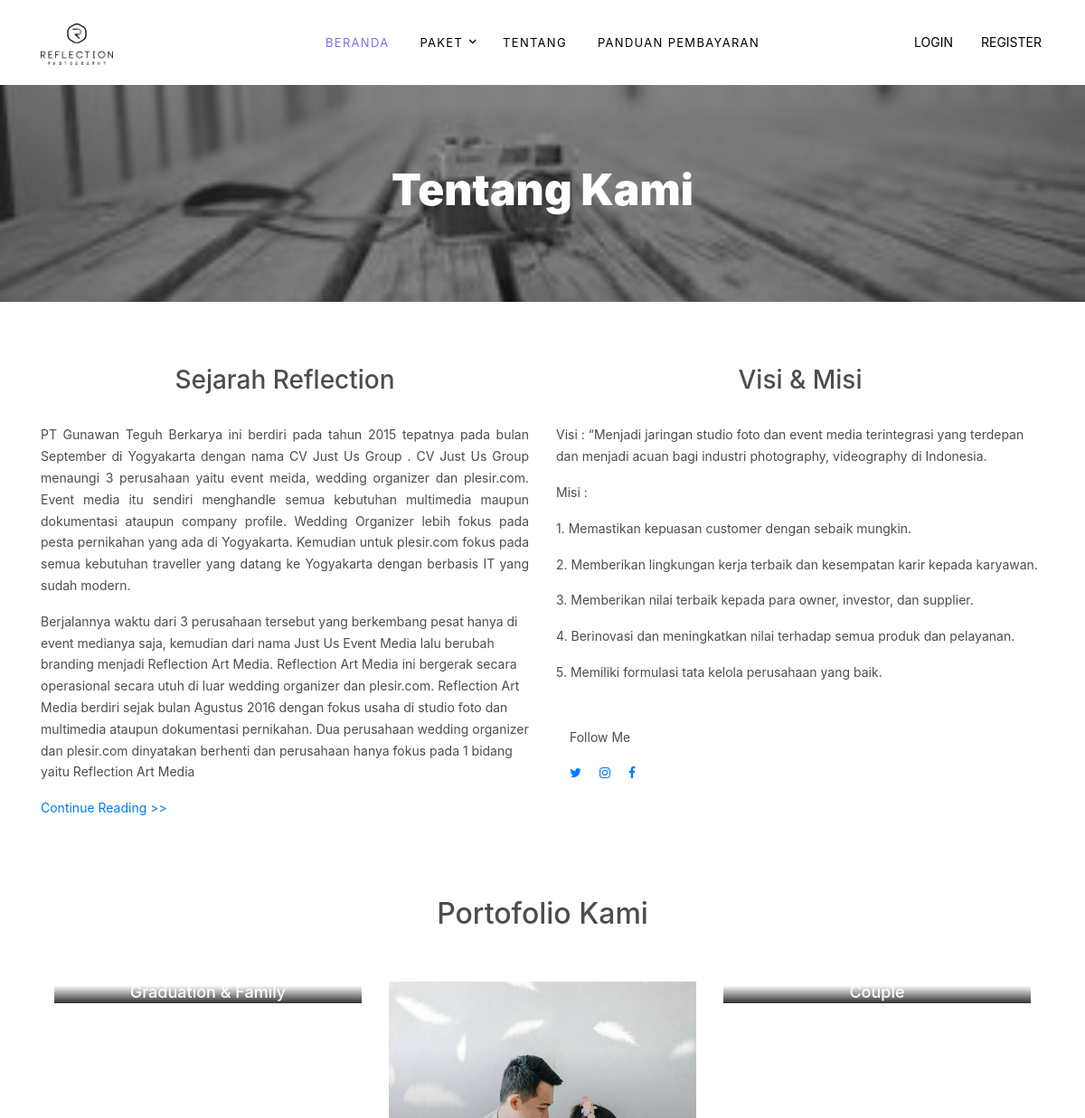
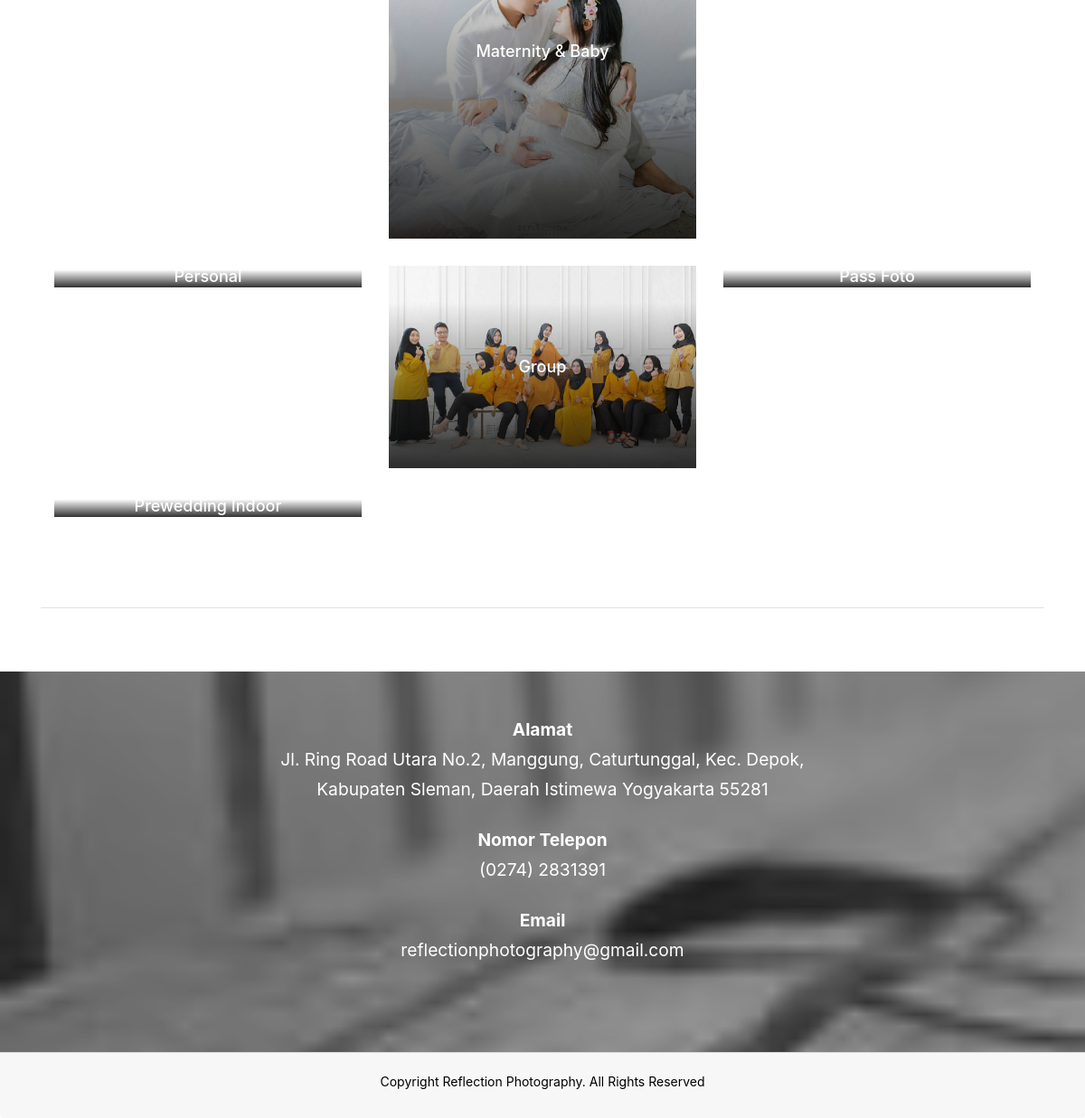
/index.php/home/tentangKami, run on the app's committed database (2 pictures, top to bottom).
### tables this page shows
CREATE TABLE `paket` (
  `id_paket` int(11) NOT NULL,
  `nama_paket` varchar(50) NOT NULL,
  `foto_paket` varchar(150) NOT NULL
);

### application/controllers/Home.php (called while the page is built, shortened)
<?php
class Home extends CI_Controller {
	public function tentangKami()
	{
		$this->load->model('admin/Mpaket');
		$data['paket'] = $this->Mpaket->getAllPaket();
		$this->load->view('member/template/Header',$data);
		$this->load->view('member/Tentang');
		$this->load->view('member/template/Footer');
	}
}

### index.php (called while the page is built, shortened)
<?php
require_once BASEPATH.'core/CodeIgniter.php';

### application/models/admin/Mpaket.php (called while the page is built, shortened)
<?php
class Mpaket extends CI_Model {
	public function getAllPaket()
	{
		$ambil = $this->db->get("paket");
		return $ambil->result_array();
	}
}

### application/views/member/Tentang.php (the view)
<div class="site-blocks-cover overlay inner-page-cover"  id="tentang" style="background-image: url('./assets/image/blog/camera-gray.jpg'); "data-stellar-background-ratio="0.5;">
  <div class="container">
    <div class="row align-items-center justify-content-center" id="tentang">
      <div class="col-md-7 text-center" data-aos="fade-up">
        <h1>Tentang Kami</h1>
      </div>
    </div>
  </div>
</div>
<div class="site-section" data-aos="fade">
  <div class="container">
    <div class="row mb-6">
      <div class="col-md-6">
        <h3 class="text-center">Sejarah Reflection</h3><br>
        <p style="text-align: justify;">PT Gunawan Teguh Berkarya ini berdiri pada tahun 2015 tepatnya pada bulan September di Yogyakarta dengan nama CV Just Us Group . CV Just Us Group menaungi 3 perusahaan yaitu event meida, wedding organizer dan plesir.com. Event media itu sendiri menghandle semua kebutuhan multimedia maupun dokumentasi ataupun company profile. Wedding Organizer lebih fokus pada pesta pernikahan yang ada di Yogyakarta. Kemudian untuk plesir.com fokus pada semua kebutuhan traveller yang datang ke Yogyakarta dengan berbasis IT yang sudah modern.
          <p>Berjalannya waktu dari 3 perusahaan tersebut yang berkembang pesat hanya di event medianya saja, kemudian dari nama Just Us Event Media lalu berubah branding menjadi Reflection Art Media. Reflection Art Media ini bergerak secara operasional secara utuh di luar wedding organizer dan plesir.com. Reflection Art Media berdiri sejak bulan Agustus 2016 dengan fokus usaha di studio foto dan multimedia ataupun dokumentasi pernikahan. Dua perusahaan wedding organizer dan plesir.com dinyatakan berhenti dan perusahaan hanya fokus pada 1 bidang yaitu Reflection Art Media </p>
          <p><a href="<?php echo base_url("sejarah") ?>">Continue Reading >></a></p>
        </div>
        <div class="col-md-6">
          <h3 class="text-center">Visi & Misi</h3><br>
          <p>Visi : “Menjadi jaringan studio foto dan event media terintegrasi yang terdepan dan menjadi acuan bagi industri photography, videography di Indonesia.</p>
          <p>Misi : </p>
          <p>1. Memastikan kepuasan customer dengan sebaik mungkin.</p>
          <p>2. Memberikan lingkungan kerja terbaik dan kesempatan karir kepada karyawan.</p>
          <p>3. Memberikan nilai terbaik kepada para owner, investor, dan supplier.</p>
          <p>4. Berinovasi dan meningkatkan nilai terhadap semua produk dan pelayanan.</p>
          <p>5. Memiliki formulasi tata kelola perusahaan yang baik.</p>
          <div class="col-md-6">
            <p class="mt-5 mb-3">Follow Me</p>
            <p>
              <a href="#" class="pr-2"><span class="icon-twitter"></span></a>
              <a href="#" class="p-2"><span class="icon-instagram"></span></a>
              <a href="#" class="p-2"><span class="icon-facebook"></span></a>
            </p>
          </div>
        </div>
      </div>
    </div>
      <div class="container">
         <div class="site-section border-bottom">
      <div class="container">
        <div class="row text-center justify-content-center mb-5">
          <div class="col-md-7" data-aos="fade-up">
            <h2>Portofolio Kami</h2>
          </div>
        </div>
        <div class="row">
          <?php foreach ($paket as $key => $value): ?>
            <div class="col-md-6 col-lg-4" data-aos="fade-up" data-aos-delay="300">
              <a class="image-gradient" href="<?php echo base_url("member/detail_portofolio/$value[id_paket]") ?>" >
                <figure style="align-content: center;">
                  <img src="<?php echo base_url("./assets/image/paket/$value[foto_paket]") ?>" alt="" class="img-fluid">
                </figure>
                <div class="text">
                  <h3><?php echo $value['nama_paket'] ?></h3>
                </div>
              </a>
            </div>
          <?php endforeach ?>
        </div>
      </div>
    </div>
  </div>
</div>
</div>
    <div class="py-5 site-block-testimonial" style="background-image: url('./assets/image/blog/camera-gray.jpg');" data-stellar-background-ratio="0.5">
     <div class="container">
       <div class="row block-13 mb-5">
         <div class="col-md-12 text-center" >
          <div class="block-testimony col-lg-3 ml-auto ">
            <p class="mb-0 font-weight-bold">Alamat</p>
            <p class="mb-4">Jl. Ring Road Utara No.2, Manggung, Caturtunggal, Kec. Depok, Kabupaten Sleman, Daerah Istimewa Yogyakarta 55281</p>
            <p class="mb-0 font-weight-bold">Nomor Telepon</p>
            <p class="mb-4">(0274) 2831391</p>
            <p class="mb-0 font-weight-bold">Email</p>
            <p class="mb-0">reflectionphotography@gmail.com</p>
          </div>
        </div>
      </div>
    </div>
  </div>

### application/views/member/template/Header.php (shortened to what this page needs)
<!DOCTYPE html>
<html lang="en">
<head>
  <link rel="stylesheet" href="<?php echo base_url("assets/fonts/icomoon/style.css") ?>">
  <link rel="stylesheet" href="<?php echo base_url("assets/css/bootstrap.min.css") ?>">
  <link rel="stylesheet" href="<?php echo base_url("assets/css/magnific-popup.css") ?>">
  <link rel="stylesheet" href="<?php echo base_url("assets/css/jquery-ui.css") ?>">
  <link rel="stylesheet" href="<?php echo base_url("assets/css/owl.carousel.min.css") ?>">
  <link rel="stylesheet" href="<?php echo base_url("assets/css/owl.theme.default.min.css") ?>">
  <link rel="stylesheet" href="<?php echo base_url("assets/css/lightgallery.min.css") ?>">
  <link rel="stylesheet" href="<?php echo base_url("assets/css/bootstrap-datepicker.css") ?>">
  <link rel="stylesheet" href="<?php echo base_url("assets/fonts/flaticon/font/flaticon.css") ?>">
  <link rel="stylesheet" href="<?php echo base_url("assets/css/swiper.css") ?>">
  <link rel="stylesheet" href="<?php echo base_url("assets/css/aos.css") ?>">
  <link rel="stylesheet" href="<?php echo base_url("assets/css/style_member.css") ?>">
</head>
<body>
  <div class="site-wrap">
    <header class="site-navbar py-3" role="banner">
      <div class="container">
        <div class="row align-items-center">
          <div class="col-6 col-xl-2">
            <h1 class="mb-0">
              <img src="<?php echo base_url("assets/image/logo reflection.png") ?>" style="max-width: 50%;">
            </div>
            <div class="col-10 col-md-8 d-none d-xl-block">
              <nav class="site-navigation position-relative text-right text-lg-center" role="navigation">
                <ul class="site-menu js-clone-nav mx-auto d-none d-lg-block pl-0">
                  <li class="active"><a href="<?php echo base_url("home") ?>">Beranda</a></li>
                  <li class="has-children">
                    <a href="#">Paket</a>
                </li>
                <li><a href="<?php echo base_url("tentang") ?>">Tentang</a></li>
                <li><a href="<?php echo base_url("konfirmasi") ?>">Panduan Pembayaran</a></li>
              </ul>
            </nav>
          </div>
          <div class="col-6 col-xl-2 text-right">
            <div class="d-none d-xl-inline-block">
              <ul class="site-menu js-clone-nav ml-auto list-unstyled d-flex text-right mb-0" data-class="social">
                <?php if (isset($_SESSION['member'])): ?>
                  <div class="container">
                    <div id="wrapper">
                      <nav class="navbar navbar-expand-lg d-print-none" style="margin-right: 70px;">
                        <a class="navbar-brand" href="#"><img style="max-width: 25px; height: 25px;" class="rounded"  src="<?php echo base_url("./assets/image/icon/user1.png") ?>"></i></a>
                        <button  type="button" class="navbar-toggler" data-toggle="dropdown" aria-haspopup="true" aria-expanded="false">
                          <span class="navbar-toggler-icon"></span>
                        </button>
                        <div class="collapse navbar-collapse" id="navbarSupportContent">
                          <ul class="navbar-nav ml-auto">
                            <li class="nav-item dropdown active">
                              <a class="nav-link dropdown-toggle" href="#" id="navbarDropdown" role="button" data-toggle="dropdown" aria-haspopup="true" aria-expanded="false" style="padding: 0px">
                             </a>
                             <div class="dropdown-menu" >
                              <a class="dropdown-item" href="<?php echo base_url("member") ?>">Informasi Member</a>
                              <a class="dropdown-item" href="<?php echo base_url("member/riwayat") ?>">Riwayat Pemesanan</a>
                              <div class="dropdown-divider"></div>
                              <a class="dropdown-item" href="<?php echo base_url("home/logout") ?>">Logout</a>
                            </div>
                          </li>
                        </ul>
                      </div>
                    </nav>
                  </div>
                  <?php else: ?>
                    <div class="row">
                     <li class="col-md-6">
                      <a href="<?php echo base_url("login") ?>" class="pl-3 pr-3">LOGIN</a>
                    </li>
                  </div>
                  <li class="col-md-6">
                    <a href="<?php echo base_url("registrasi") ?>" class="pl-0 pr-3"> REGISTER</a>
                  </li>
                <?php endif ?>
              </ul>
            </div>
          </div>
        </div>
      </div>
    </header>

### application/views/member/template/Footer.php (shortened to what this page needs)
  <footer ">
      <div class="card-footer" style="color: black !important;">
        <div class="row pt-1 mt-1 text-center" >
          <div class="col-md-12">
            <p>
            Copyright Reflection Photography. All Rights Reserved
            </p>
          </div>
        </div>
      </div>
    </footer>
  </body>
</html>

### data on the page
paket: nama_paket "Graduation & Family"
paket: foto_paket (picture), nama_paket "Maternity & Baby"
paket: nama_paket "Couple"
paket: nama_paket "Personal"
paket: foto_paket (picture), nama_paket "Group"
paket: nama_paket "Pass Foto"
paket: nama_paket "Prewedding Indoor"
